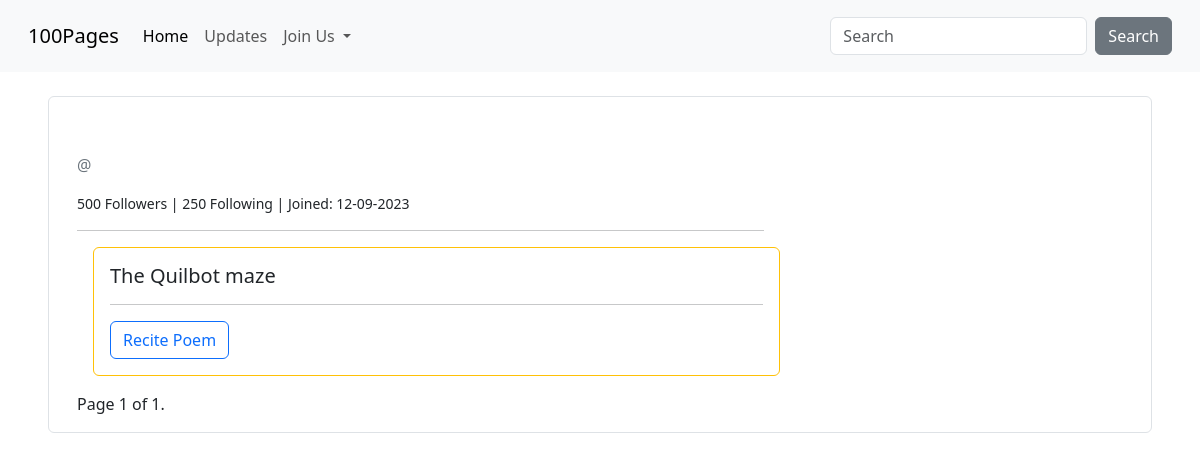
/profile_posts/2/, run on an earlier commit of the app's database.
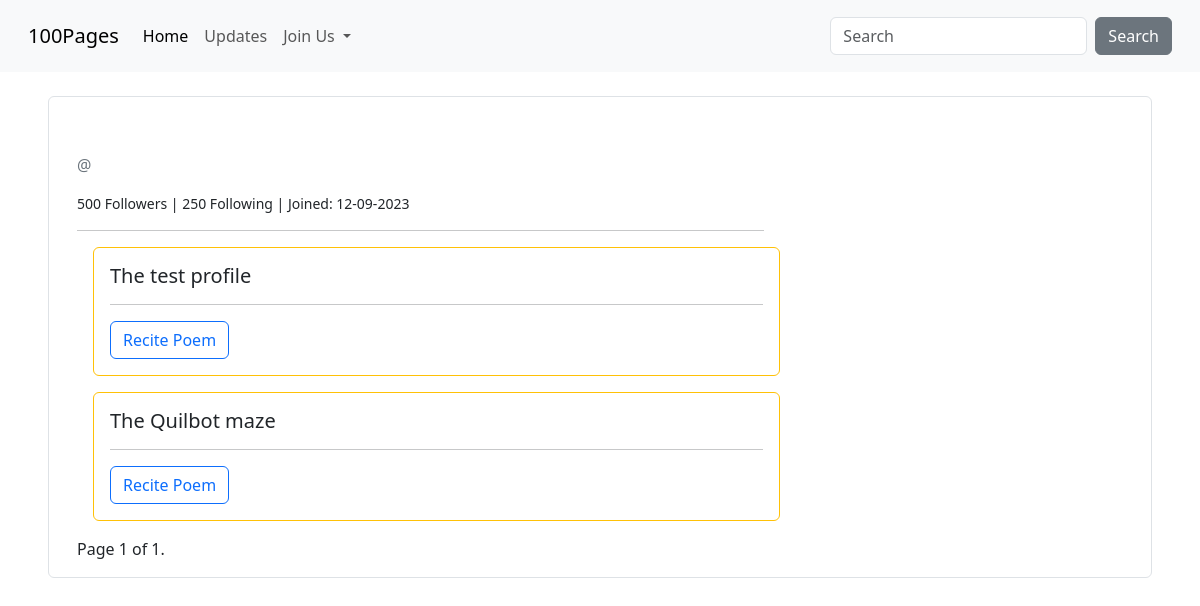
And on a later commit of the database.
### blog/models.py (models this page shows, shortened)
class Posts(models.Model):
    title = models.CharField(max_length=100)
    subtitle = models.CharField(max_length=100)
    author = models.ForeignKey(User, on_delete=models.CASCADE)
    avatar = models.ImageField(default='default.jpeg', upload_to='profile_pics/')
    post = models.TextField()
    created_on = models.DateTimeField(auto_now=True)
    updated_on = models.DateTimeField(auto_now=True)
    upvotes = models.IntegerField(default=0)
    downvotes = models.IntegerField(default=0)
    class Meta:
        ordering = ['-created_on']

### users/views.py (the view)
# urls.py: path('profile_posts/<user_id>/', views.profile_posts,  name='profile_posts' ),
def profile_posts(request, user_id):
    userprof = get_object_or_404(User, id=user_id)
    my_posts = Posts.objects.filter(author=userprof)
    paginator = Paginator(my_posts, 8)
    page_number = request.GET.get("page")
    page_obj = paginator.get_page(page_number)
    context = {
        'userprof': userprof,
        'my_posts': my_posts,
        'page_obj': page_obj,
    }
    return render(request, 'users/profile_posts.html', context)

### templates/users/profile_posts.html (shortened to what this page needs)
{% extends './view_profile.html'%}
{% block info %}
{% if my_posts %}
{% for post in my_posts %}
<div class="card m-3 border-warning w-100">
    <div class="card-body">
      <h5 class="card-title">{{post.title}} </h5>
      <hr>
      <a href="{% url 'post_detail' post.id%}" class="btn btn-outline-primary">Recite Poem</a>
    </div>
  </div>
{% endfor %}
<div class="pagination">
    <span class="step-links">
        <span class="current">
            Page {{ page_obj.number }} of {{ page_obj.paginator.num_pages }}.
        </span>
    </span>
</div>
{% endif %}
{% endblock %}

What changed in the data, as far as the page shows it:
added Posts: title "The test profile"
